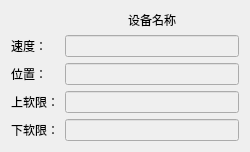
<?xml version="1.0" encoding="UTF-8"?>
<ui version="4.0">
 <class>DeviceInfo</class>
 <widget class="QWidget" name="DeviceInfo">
  <property name="geometry">
   <rect>
    <x>0</x>
    <y>0</y>
    <width>250</width>
    <height>134</height>
   </rect>
  </property>
  <property name="windowTitle">
   <string>Form</string>
  </property>
  <layout class="QGridLayout" name="gridLayout">
   <item row="2" column="0">
    <widget class="QLabel" name="label_3">
     <property name="text">
      <string>位置：</string>
     </property>
    </widget>
   </item>
   <item row="4" column="0">
    <widget class="QLabel" name="label_5">
     <property name="text">
      <string>下软限：</string>
     </property>
    </widget>
   </item>
   <item row="3" column="0">
    <widget class="QLabel" name="label_4">
     <property name="text">
      <string>上软限：</string>
     </property>
    </widget>
   </item>
   <item row="4" column="1">
    <widget class="QLineEdit" name="lineEdit_4">
     <property name="enabled">
      <bool>false</bool>
     </property>
    </widget>
   </item>
   <item row="1" column="1">
    <widget class="QLineEdit" name="lineEdit">
     <property name="enabled">
      <bool>false</bool>
     </property>
    </widget>
   </item>
   <item row="3" column="1">
    <widget class="QLineEdit" name="lineEdit_3">
     <property name="enabled">
      <bool>false</bool>
     </property>
    </widget>
   </item>
   <item row="2" column="1">
    <widget class="QLineEdit" name="lineEdit_2">
     <property name="enabled">
      <bool>false</bool>
     </property>
    </widget>
   </item>
   <item row="1" column="0">
    <widget class="QLabel" name="label_2">
     <property name="text">
      <string>速度：</string>
     </property>
    </widget>
   </item>
   <item row="0" column="1">
    <widget class="QLabel" name="devNameLabel">
     <property name="text">
      <string>设备名称</string>
     </property>
     <property name="alignment">
      <set>Qt::AlignCenter</set>
     </property>
    </widget>
   </item>
  </layout>
 </widget>
 <resources/>
 <connections/>
</ui>
